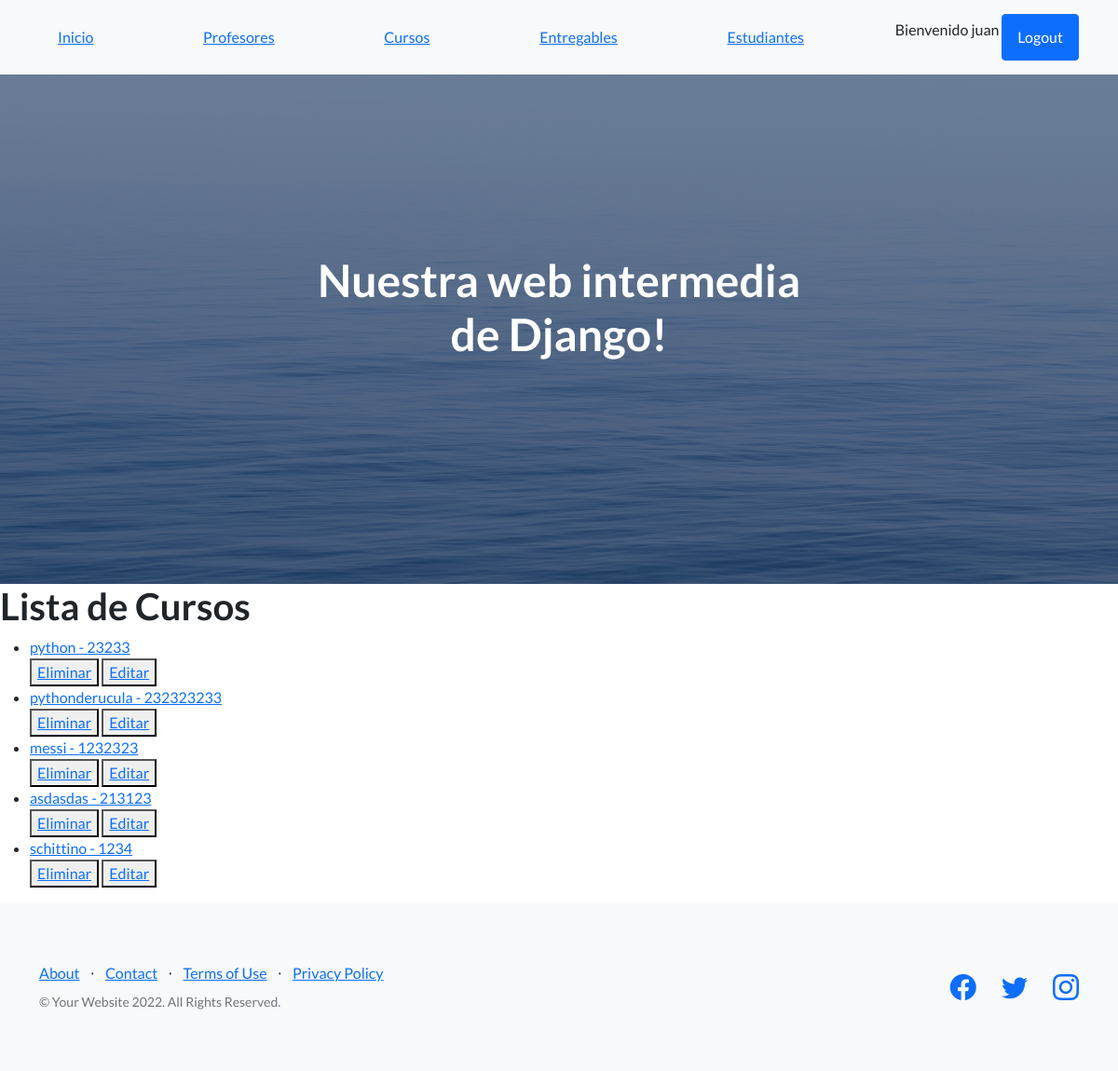
Page /app-coder/listaCursos (signed in) on the earlier database version.
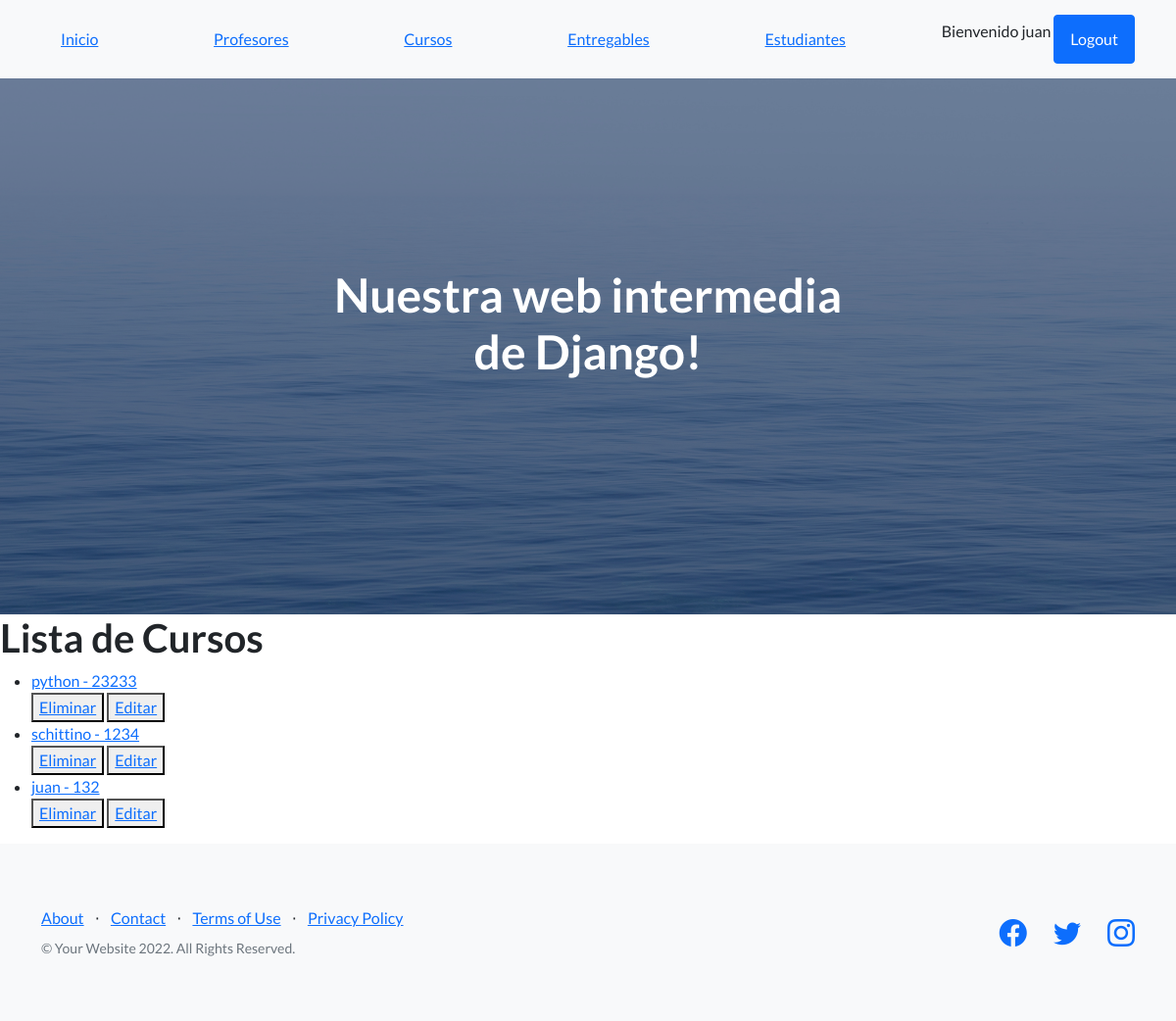
Same page on the later database version.
### AppCoder/models.py (models this page shows)
class Curso(models.Model):
    nombre = models.CharField( max_length=50)
    camada = models.IntegerField()
    def __str__(self):
        return f"{self.nombre} - {self.camada}"

### AppCoder/views.py (the view)
# urls.py: path("listaCursos", CursoList.as_view(),name="ListaCursos"),
class CursoList(LoginRequiredMixin,ListView):
    model = Curso
    template_name = "curso_list.html"
    context_object_name = "cursos"

### AppCoder/Template/curso_list.html
{% extends 'padre.html' %}
{% load static %}
{% block contenidoQueCambia %}
    <h1>Lista de Cursos</h1>
    <ul>
        {% for curso  in cursos %}
            <li>
                <a href="{% url "DetalleCurso" curso.id %}">
                    {{curso}}
                </a>
            </li>
            <div>
                <button>
                    <a href="{% url "EliminaCurso" curso.id %}">Eliminar</a>
                </button>
                <button>
                    <a href="{% url "ActualizaCurso" curso.id %}">Editar</a>
                </button>
            </div>
        {% endfor %}
    </ul>
{% endblock contenidoQueCambia %}

Differences in the rows shown:
removed Curso: nombre+camada "pythonderucula - 232323233"
removed Curso: nombre+camada "messi - 1232323"
removed Curso: nombre+camada "asdasdas - 213123"
added Curso: nombre+camada "juan - 132"
